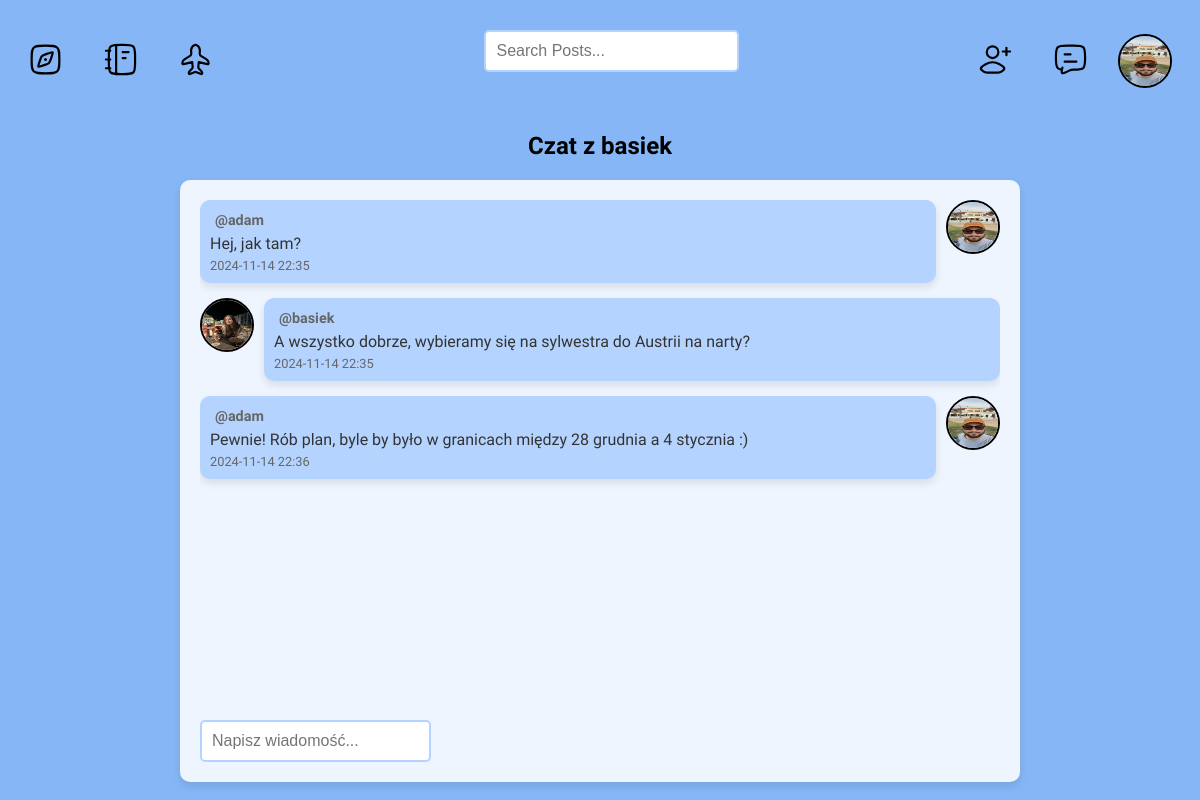
The app's page /chat/6/ (signed in) with its own data.
### base/models.py (models this page shows, shortened)
class User(AbstractUser):
    name = models.CharField(max_length=100, null=True)
    first_name = models.CharField(max_length=100, null=True, blank=True)
    last_name = models.CharField(max_length=100, null=True, blank=True)
    email = models.EmailField(unique=True)
    bio = models.TextField(null=True, blank=True)
    avatar = models.ImageField(null=True, default='user-avatar.svg')
    USERNAME_FIELD = 'email'
    REQUIRED_FIELDS = ['username']

class PrivateMessage(models.Model):
    chat = models.ForeignKey(PrivateChat, related_name='messages', on_delete=models.CASCADE)
    author = models.ForeignKey(User, on_delete=models.CASCADE)
    body = models.CharField(max_length=300)
    created = models.DateTimeField(auto_now_add=True)

### base/views.py (the view, shortened to what this page needs)
# urls.py: path('chat/<int:friend_id>/', views.private_chat, name='private_chat'),
@login_required(login_url='login')
def private_chat(request, friend_id):
    friend = get_object_or_404(User, id=friend_id)
    chat = PrivateChat.objects.filter(
        user1=request.user, user2=friend
    ).first() or PrivateChat.objects.filter(
        user1=friend, user2=request.user
    ).first()
    if not chat:
        chat = PrivateChat.objects.create(user1=request.user, user2=friend)
    messages = chat.messages.all()
    form = PrivateMessageCreateForm()
    return render(request, 'base/chat_components/private_chat.html', {'chat': chat, 'messages': messages, 'friend': friend, 'form': form})

### base/forms.py
class PrivateMessageCreateForm(forms.ModelForm):
    class Meta:
        model = PrivateMessage
        fields = ['body']
        widgets = {
            'body': forms.TextInput(attrs={'placeholder': 'Napisz wiadomość...', 'label': ''}),
        }

### base/templates/base/chat_components/private_chat.html (shortened to what this page needs)
{% extends 'main.html' %}
{% block content %}
<h2>Czat z {{ friend.username }}</h2>
<div class="chat-container">
    <div id="chat_messages">
        {% for message in messages %}
            {% include 'base/chat_components/chat_message.html' %}
        {% endfor %}
    </div>
    <div class="chat-input">
        <form
            hx-post="{% url 'private_chat' friend.id %}"
            hx-target="#chat_messages"
            hx-swap="beforeend"
            _="on htmx:afterRequest reset() me">
            {{ form }}
        </form>
    </div>
</div>
{% endblock %}

### templates/navbar.html (shortened to what this page needs)
{% load static %}
<div class="navbar-container">
    <div style="display: flex; align-items: center;">
        <a href="/" style="margin-right: 20px; margin-left: 10px;">
            <img src="{% static 'images/home.svg' %}" alt="home">
        </a>
        <a href="{% url 'list_trips' %}" style="margin-right: 20px; margin-left: 20px;">
            <img src="{% static 'images/notebook.svg' %}" alt="notebook">
        </a>
        <a href="{% url 'search_flight' %}" style="margin-right: 20px; margin-left: 20px;">
            <img src="{% static 'images/airplane.svg' %}" alt="airplane">
        </a>
    </div>
    {% include 'searchbar.html' %}
    <div class="navbar-container-right">
        <a href="{% url 'search_non_friends' %}" style="margin-right: 20px; margin-left: 20px;">
            <img src="{% static 'images/user-add.svg' %}" alt="user-add">
        </a>
        <a href="{% url 'friend_chats' %}" style="margin-right: 20px; margin-left: 20px;">
            <img src="{% static 'images/chat.svg' %}" alt="chat">
        </a>
        {% if request.user.is_authenticated %}
        <div class="dropdown">
            <div class="navbar-avatar">
                <a href="{% url 'user_profile' request.user.username %}"><img src="{{ request.user.avatar.url }}"/></a>
            </div>
        </div>
        {% else %}
        <div class="login-button">
            <a href="{% url 'login' %}">Login</a>
        </div>
        {% endif %}
    </div>
</div>

### base/templates/base/chat_components/chat_message.html (shortened to what this page needs)
<div class="chat-message {% if message.author == user %}chat-message-right{% else %}chat-message-left{% endif %}">
    <div class="avatar">
        <a href="{% url 'user_profile' message.author.username %}">
            <img src="{{ message.author.avatar.url }}" alt="avatar">
        </a>
    </div>
    <div class="message-content">
        <div class="message-author">
            <span class="message-username">@{{ message.author.username }}</span>
        </div>
        <div class="message-text">
            {{ message.body }}
        </div>
        <div class="message-meta">
            <span>{{ message.created|date:"Y-m-d H:i" }}</span>
        </div>
    </div>
</div>

### static/styles/main.css (style rules this page uses)
body { background-color: #86B6F6; font-family: 'Source Sans 3', sans-serif; }
html { scrollbar-width: none; -ms-overflow-style: none; }
a { text-decoration: none; color: black; }
.avatar img { vertical-align: middle; width: 50px; height: 50px; border-radius: 50%; border: 2px solid black; }

### static/styles/navbar.css (style rules this page uses)
.navbar-container { display: grid; grid-template-columns: 1fr 3fr 1fr; align-items: center; border-radius: 10px; margin: 10px; }
.navbar-container-right { display: flex; margin-left: auto; align-items: center; }
.dropdown { position: relative; display: inline-block; }
.navbar-avatar img { vertical-align: middle; width: 50px; height: 50px; border-radius: 50%; margin-left: 10px; margin-right: 10px; border: 2px solid black; }

### static/styles/chat.css (style rules this page uses)
#chat_messages { height: 500px; overflow-y: auto; }
.chat-container { background-color: #EEF5FF; max-width: 800px; margin: 20px auto; padding: 20px; border-radius: 10px; box-shadow: 0 4px 8px rgba(0, 0, 0, 0.1); }
.chat-message { display: flex; align-items: flex-start; margin-bottom: 15px; }
.chat-message-left { justify-content: flex-start; }
.chat-message-right { justify-content: flex-end; flex-direction: row-reverse; }
.chat-message-right .avatar { margin-right: 0; margin-left: 10px; }
.chat-message-left .avatar { margin-right: 10px; margin-left: 0; }
.avatar img { width: 50px; height: 50px; border-radius: 50%; }
.message-content { background-color: #B4D4FF; padding: 10px; border-radius: 10px; flex-grow: 1; box-shadow: 0 4px 8px rgba(0, 0, 0, 0.1); }
.message-author { font-weight: bold; color: #333; }
.message-username { color: #666; font-size: 0.9em; margin-left: 5px; }
.message-text { margin-top: 5px; color: #333; }
.message-meta { display: flex; justify-content: space-between; margin-top: 5px; font-size: 0.8em; color: #666; }
.chat-input { display: flex; margin-top: 20px; }
.chat-input input[type="text"] { flex-grow: 1; padding: 10px; border: 2px solid #B4D4FF; border-radius: 5px; font-size: 16px; transition: background-color 0.3s, border-color 0.3s; }

### static/styles/trip_planner.css (style rules this page uses)
h2 { text-align: center; margin-bottom: 20px; font-size: 24px; }

### records on screen
User: user.avatar (picture)
User: username "basiek"
PrivateMessage: author.avatar (picture), author.username "adam", body "Hej, jak tam?", created "2024-11-14 22:35"
PrivateMessage: author.avatar (picture), author.username "basiek", body "A wszystko dobrze, wybieramy się na sylwestra do Austrii na narty?", created "2024-11-14 22:35"
PrivateMessage: author.avatar (picture), author.username "adam", body "Pewnie! Rób plan, byle by było w granicach między 28 grudnia a 4 stycznia :)", created "2024-11-14 22:36"
